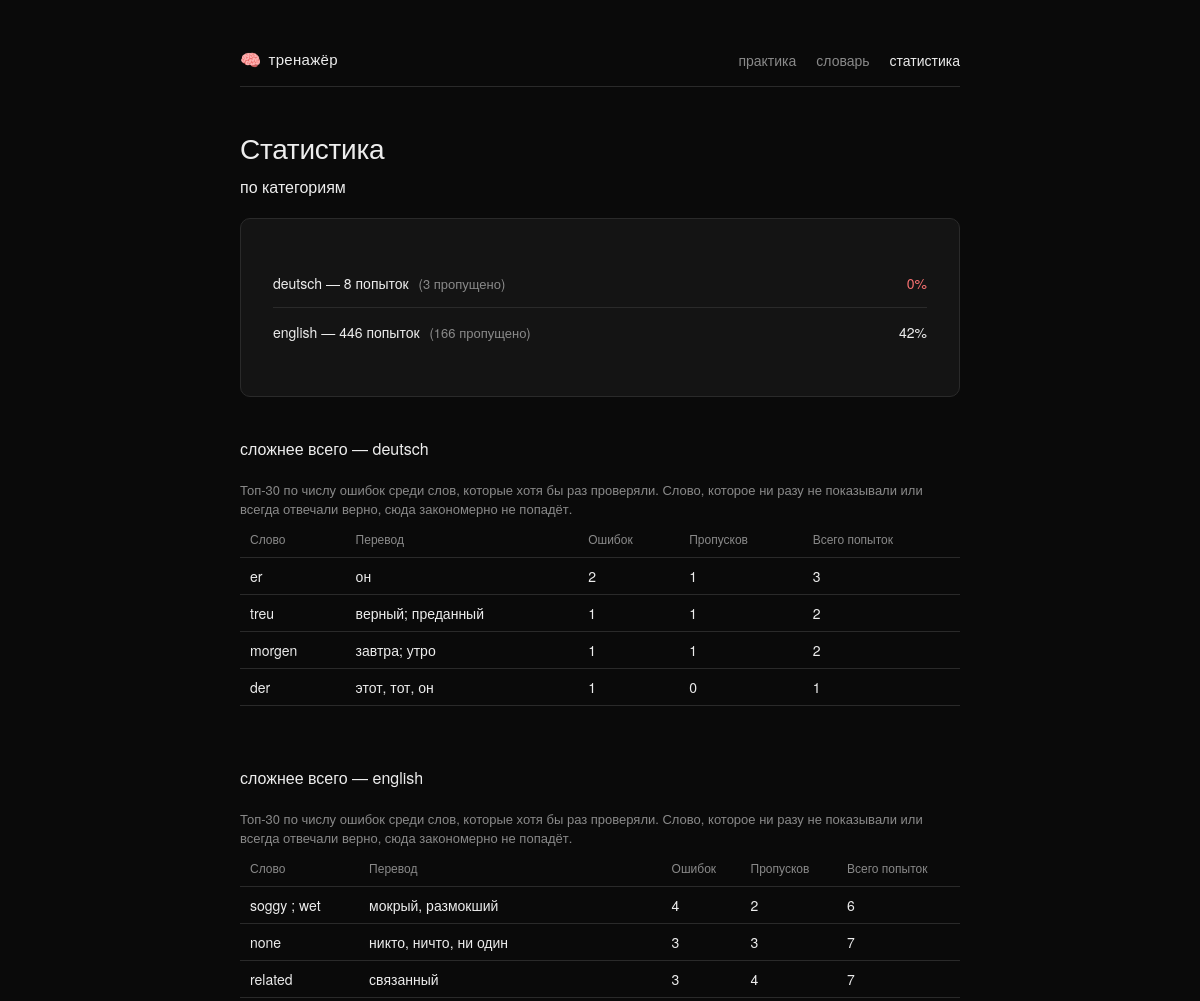
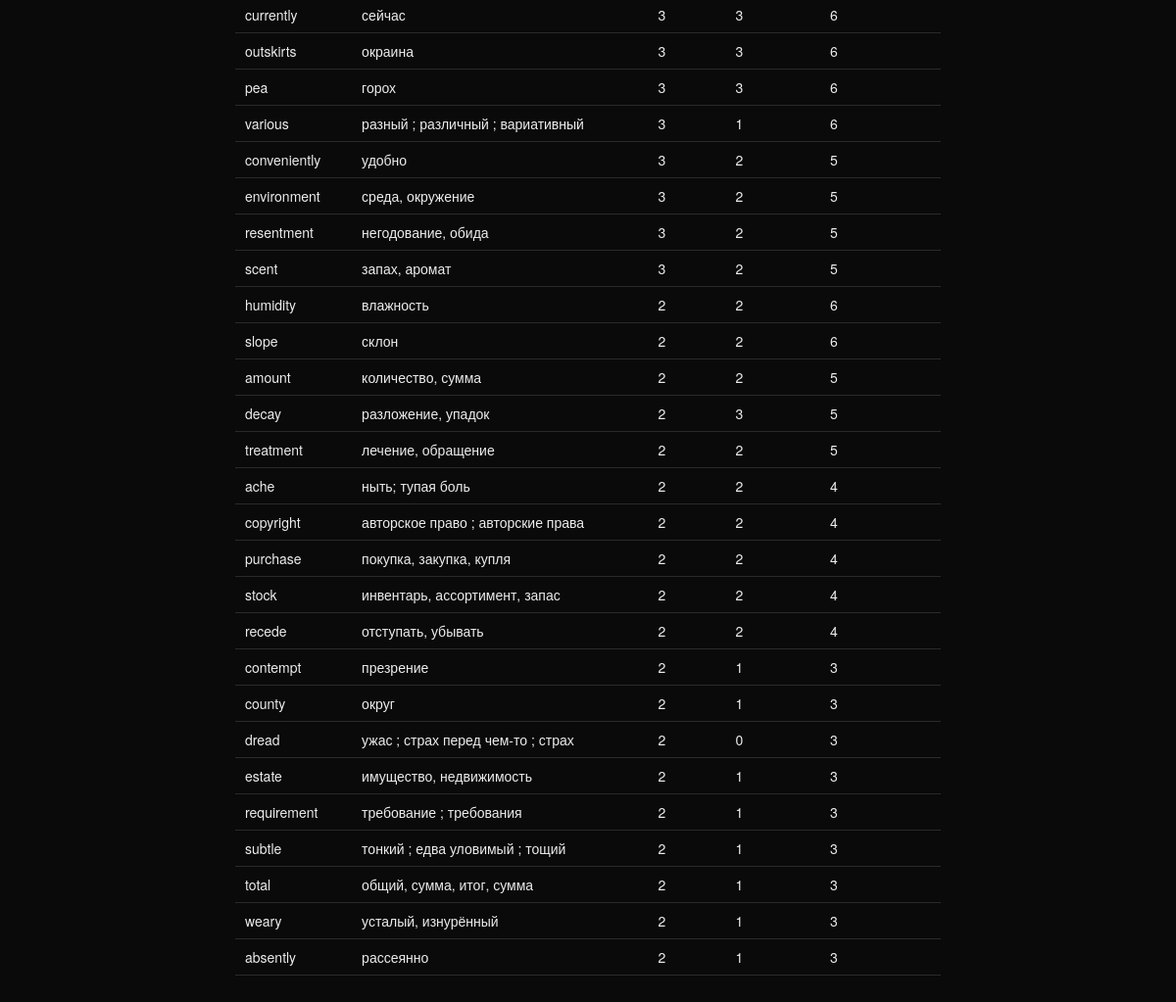
Screenshot of /stats with the database file from the repository (2 pictures, top to bottom).
### tables this page shows
CREATE TABLE words (
            id INTEGER PRIMARY KEY AUTOINCREMENT,
            category TEXT NOT NULL,
            question TEXT NOT NULL,
            answer TEXT NOT NULL,
            extra TEXT, difficulty TEXT NOT NULL DEFAULT 'medium', favorite INTEGER NOT NULL DEFAULT 0,
            UNIQUE(category, question)
        );

### main.py (the view)
@app.get("/stats")
def stats(request: Request):
    by_category = models.get_stats_by_category()
    hardest = {
        s["category"]: models.get_hardest_words(s["category"], limit=HARDEST_WORDS_LIMIT)
        for s in by_category
    }
    return templates.TemplateResponse(
        request,
        "stats.html",
        {"by_category": by_category, "hardest": hardest, "hardest_limit": HARDEST_WORDS_LIMIT},
    )

### templates/stats.html (shortened to what this page needs)
<!DOCTYPE html>
<html lang="ru">
<head>
    <link rel="stylesheet" href="/static/style.css?v={{ css_version }}">
</head>
<body>
    <div class="wrap">
        <div class="nav">
            <a href="/" class="brand"><span class="brand-icon">🧠</span> тренажёр</a>
            <div class="nav-links">
                <a href="/practice">практика</a>
                <a href="/admin">словарь</a>
                <a href="/stats" class="active">статистика</a>
            </div>
        </div>
        <h1>Статистика</h1>
        {% if not by_category %}
            <div class="card">
                <p class="empty-state">
                    Пока нет ни одной попытки.<br>
                    Статистика появится после первых проверок ответов в
                    <a href="/practice">практике</a>.
                </p>
            </div>
        {% else %}
            <div class="category-section">
                <h2>По категориям</h2>
                <div class="card">
                    {% for s in by_category %}
                        <div class="stat-row">
                            <span>
                                {{ s.category }} — {{ s.total }} попыток
                                {% if s.skipped %}<span class="stat-skipped">({{ s.skipped }} пропущено)</span>{% endif %}
                            </span>
                            <span class="stat-accuracy {% if s.accuracy >= 70 %}good{% elif s.accuracy < 40 %}bad{% endif %}">
                                {{ s.accuracy }}%
                            </span>
                        </div>
                    {% endfor %}
                </div>
            </div>
            {% for cat, words in hardest.items() %}
                {% if words %}
                    <div class="category-section">
                        <h2>Сложнее всего — {{ cat }}</h2>
                        <p class="stats-note">
                            Топ-{{ hardest_limit }} по числу ошибок среди слов, которые хотя бы
                            раз проверяли. Слово, которое ни разу не показывали или всегда
                            отвечали верно, сюда закономерно не попадёт.
                        </p>
                        <div class="table-scroll">
                            <table>
                                <tr>
                                    <th>Слово</th>
                                    <th>Перевод</th>
                                    <th>Ошибок</th>
                                    <th>Пропусков</th>
                                    <th>Всего попыток</th>
                                </tr>
                                {% for w in words %}
                                <tr>
                                    <td>{{ w.question }}</td>
                                    <td>{{ w.answer }}</td>
                                    <td>{{ w.incorrect }}</td>
                                    <td>{{ w.skipped }}</td>
                                    <td>{{ w.total }}</td>
                                </tr>
                                {% endfor %}
                            </table>
                        </div>
                    </div>
                {% endif %}
            {% endfor %}
        {% endif %}
    </div>
</body>
</html>

### static/style.css (style rules this page uses)
:root { --bg: #0a0a0a; --bg-raised: #141414; --border: #2a2a2a; --text: #ededed; --text-dim: #8a8a8a; --accent: #ededed; --good: #4ade80; --bad: #f87171; }
* { box-sizing: border-box; }
html, body { margin: 0; padding: 0; background: var(--bg); color: var(--text); font-family: "Helvetica Neue", Helvetica, Arial, sans-serif; }
body { min-height: 100vh; display: flex; flex-direction: column; align-items: center; padding: 48px 20px; }
a { color: var(--text); text-decoration: none; border-bottom: 1px solid var(--border); transition: border-color 0.15s ease; }
.wrap { width: 100%; max-width: 720px; }
.nav { display: flex; justify-content: space-between; align-items: baseline; margin-bottom: 40px; padding-bottom: 16px; border-bottom: 1px solid var(--border); }
.nav-links { display: flex; gap: 20px; font-size: 14px; color: var(--text-dim); }
.nav-links a { border-bottom: none; color: var(--text-dim); }
.nav-links a.active { color: var(--text); font-weight: 500; }
.brand { font-size: 15px; font-weight: 500; letter-spacing: 0.02em; color: var(--text); border-bottom: none; display: flex; align-items: center; gap: 7px; }
.brand-icon { font-size: 17px; line-height: 1; }
h1 { font-size: 28px; font-weight: 500; letter-spacing: -0.01em; margin: 0 0 8px 0; }
h2 { font-size: 15px; font-weight: 500; color: var(--text-dim); margin: 0 0 20px 0; }
.card { border: 1px solid var(--border); border-radius: 10px; padding: 40px 32px; background: var(--bg-raised); text-align: center; position: relative; }
table { width: 100%; border-collapse: collapse; margin-bottom: 20px; font-size: 14px; min-width: 480px; }
.table-scroll { overflow-x: auto; margin-bottom: 24px; border-radius: 8px; }
th { text-align: left; color: var(--text-dim); font-weight: 500; font-size: 12px; padding: 0 10px 10px 10px; border-bottom: 1px solid var(--border); }
td { padding: 8px 10px; border-bottom: 1px solid var(--border); vertical-align: middle; }
.category-section { margin-bottom: 40px; }
.category-section h2 { display: flex; align-items: baseline; gap: 8px; font-size: 16px; color: var(--text); text-transform: lowercase; }
.stats-note { margin: 0 0 12px 0; font-size: 13px; color: var(--text-dim); }
.stat-row { display: flex; justify-content: space-between; padding: 14px 0; border-bottom: 1px solid var(--border); font-size: 14px; }
.stat-row:last-child { border-bottom: none; }
.stat-accuracy { font-weight: 500; }
.stat-accuracy.bad { color: var(--bad); }
.stat-skipped { color: var(--text-dim); font-size: 13px; margin-left: 6px; }

### rows the page displays
words: question "er", answer "он", incorrect "2", skipped "1", total "3"
words: question "treu", answer "верный; преданный", incorrect "1", skipped "1", total "2"
words: question "morgen", answer "завтра; утро", incorrect "1", skipped "1", total "2"
words: question "der", answer "этот, тот, он", incorrect "1", skipped "0", total "1"
words: category "english", id "30"
words: question "soggy ; wet", answer "мокрый, размокший", incorrect "4", skipped "2", total "6"
words: question "none", answer "никто, ничто, ни один", incorrect "3", skipped "3", total "7"
words: question "related", answer "связанный", incorrect "3", skipped "4", total "7"
words: question "currently", answer "сейчас", incorrect "3", skipped "3", total "6"
words: question "outskirts", answer "окраина", incorrect "3", skipped "3", total "6"
words: question "pea", answer "горох", incorrect "3", skipped "3", total "6"
words: question "various", answer "разный ; различный ; вариативный", incorrect "3", skipped "1", total "6"
words: question "conveniently", answer "удобно", incorrect "3", skipped "2", total "5"
words: question "environment", answer "среда, окружение", incorrect "3", skipped "2", total "5"
words: question "resentment", answer "негодование, обида", incorrect "3", skipped "2", total "5"
words: question "scent", answer "запах, аромат", incorrect "3", skipped "2", total "5"
words: question "humidity", answer "влажность", incorrect "2", skipped "2", total "6"
words: question "slope", answer "склон", incorrect "2", skipped "2", total "6"
words: question "amount", answer "количество, сумма", incorrect "2", skipped "2", total "5"
words: question "decay", answer "разложение, упадок", incorrect "2", skipped "3", total "5"
words: question "treatment", answer "лечение, обращение", incorrect "2", skipped "2", total "5"
words: question "ache", answer "ныть; тупая боль", incorrect "2", skipped "2", total "4"
words: question "copyright", answer "авторское право ; авторские права", incorrect "2", skipped "2", total "4"
words: question "purchase", answer "покупка, закупка, купля", incorrect "2", skipped "2", total "4"
words: question "stock", answer "инвентарь, ассортимент, запас", incorrect "2", skipped "2", total "4"
words: question "recede", answer "отступать, убывать", incorrect "2", skipped "2", total "4"
words: question "contempt", answer "презрение", incorrect "2", skipped "1", total "3"
words: question "county", answer "округ", incorrect "2", skipped "1", total "3"
words: question "dread", answer "ужас ; страх перед чем-то ; страх", incorrect "2", skipped "0", total "3"
words: question "estate", answer "имущество, недвижимость", incorrect "2", skipped "1", total "3"
words: question "requirement", answer "требование ; требования", incorrect "2", skipped "1", total "3"
words: question "subtle", answer "тонкий ; едва уловимый ; тощий", incorrect "2", skipped "1", total "3"
words: question "total", answer "общий, сумма, итог, сумма", incorrect "2", skipped "1", total "3"
words: question "weary", answer "усталый, изнурённый", incorrect "2", skipped "1", total "3"
words: question "absently", answer "рассеянно", incorrect "2", skipped "1", total "3"

### other values shown
{{ s.category }} "deutsch" "english"
{{ s.total }} "8" "446"
{{ s.skipped }} "3" "166"
{{ s.accuracy }} "0" "42"
{{ cat }} "deutsch"
{{ hardest_limit }} "30"
